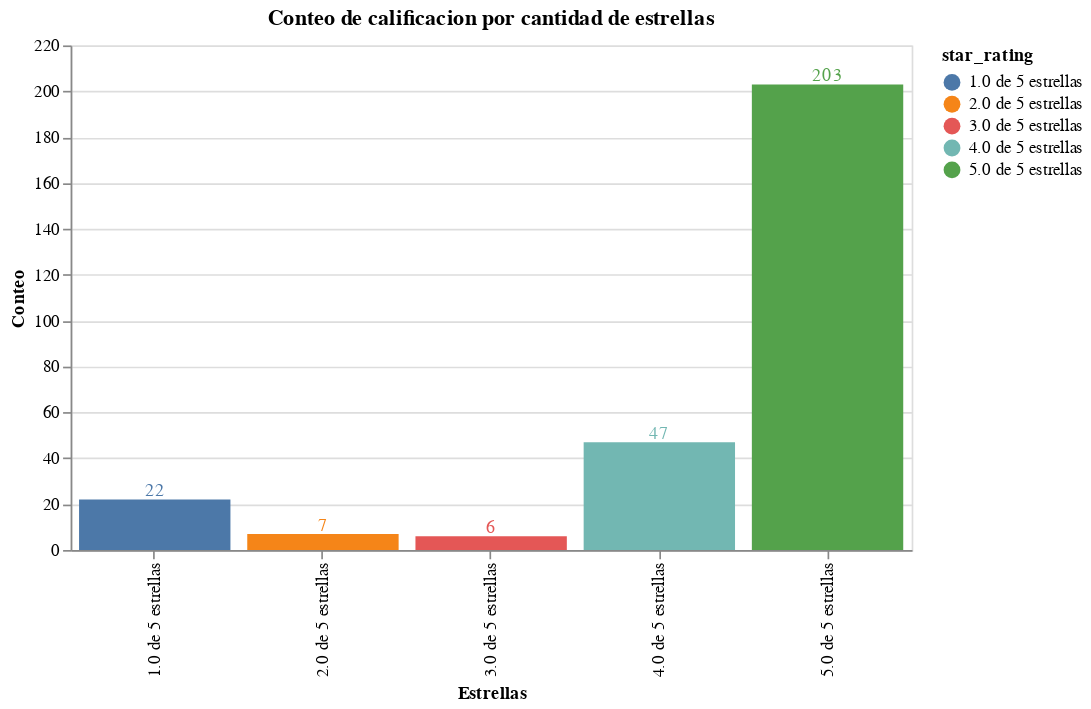

The notebook cell this image was saved under:
### Code cell
base = alt.Chart(resenas).mark_bar().encode(alt.X("star_rating", title ='Estrellas'), 
    alt.Y('count()', title = 'Conteo'), alt.Color("star_rating:N"))

# barras de la gráfica
bar = base.mark_bar().properties(width=500,height=300,
    title='Conteo de calificacion por cantidad de estrellas')
# texto de la gráfica
text = base.mark_text(baseline='bottom').encode(
    alt.Text('count()', format=",.0f"))

# poner barras y texto de la gráfica juntos
bar + text

### Figure 1 — Vega-Lite specification as saved in the notebook (floating-point values rounded to 4 significant figures; data arrays with more than 128 entries replaced by an {"elided": "..."} marker saying what was removed)
{"config": {"view": {"continuousWidth": 300, "continuousHeight": 300}}, "layer": [{"mark": {"type": "bar"}, "encoding": {"color": {"field": "star_rating", "type": "nominal"}, "x": {"field": "star_rating", "title": "Estrellas", "type": "nominal"}, "y": {"aggregate": "count", "title": "Conteo", "type": "quantitative"}}, "title": "Conteo de calificacion por cantidad de estrellas"}, {"mark": {"type": "text", "baseline": "bottom"}, "encoding": {"color": {"field": "star_rating", "type": "nominal"}, "text": {"aggregate": "count", "format": ",.0f", "type": "quantitative"}, "x": {"field": "star_rating", "title": "Estrellas", "type": "nominal"}, "y": {"aggregate": "count", "title": "Conteo", "type": "quantitative"}}}], "data": {"name": "data-54bd1648f8e3a5a3fe6f43f2cac19028"}, "height": 300, "width": 500, "$schema": "https://vega.github.io/schema/vega-lite/v5.15.1.json", "datasets": {"data-54bd1648f8e3a5a3fe6f43f2cac19028": {"elided": "285 records"}}}
